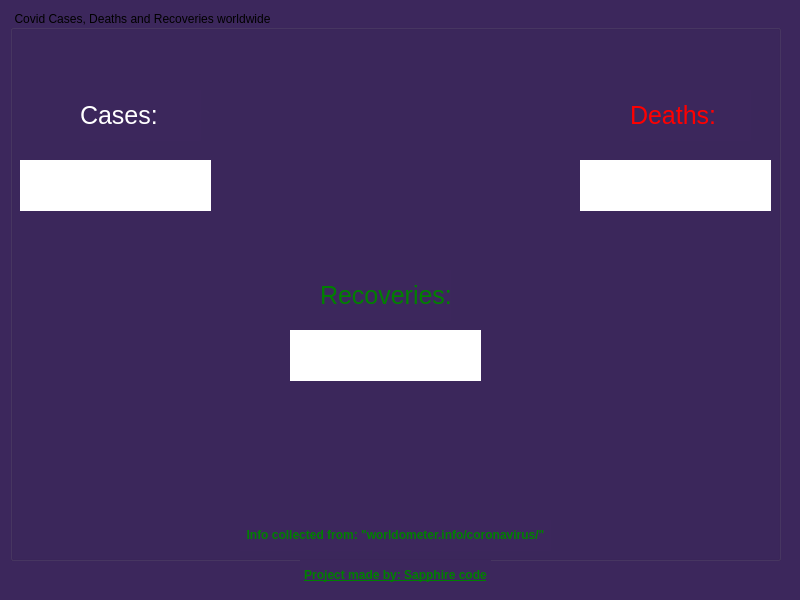
<?xml version="1.0" encoding="UTF-8"?>
<ui version="4.0">
 <class>MainWindow</class>
 <widget class="QMainWindow" name="MainWindow">
  <property name="geometry">
   <rect>
    <x>0</x>
    <y>0</y>
    <width>800</width>
    <height>600</height>
   </rect>
  </property>
  <property name="minimumSize">
   <size>
    <width>800</width>
    <height>600</height>
   </size>
  </property>
  <property name="maximumSize">
   <size>
    <width>800</width>
    <height>600</height>
   </size>
  </property>
  <property name="windowTitle">
   <string>WorldWide Covid-19 Cases</string>
  </property>
  <property name="styleSheet">
   <string notr="true">background-color: #3c275c;</string>
  </property>
  <widget class="QWidget" name="centralwidget">
   <widget class="QGroupBox" name="groupBox">
    <property name="geometry">
     <rect>
      <x>10</x>
      <y>10</y>
      <width>771</width>
      <height>551</height>
     </rect>
    </property>
    <property name="styleSheet">
     <string notr="true">background-color: #3c275c;</string>
    </property>
    <property name="title">
     <string>Covid Cases, Deaths and Recoveries worldwide</string>
    </property>
    <widget class="QLabel" name="label">
     <property name="geometry">
      <rect>
       <x>70</x>
       <y>80</y>
       <width>121</width>
       <height>51</height>
      </rect>
     </property>
     <property name="styleSheet">
      <string notr="true">color: white;
font-size: 25px;
</string>
     </property>
     <property name="text">
      <string>Cases:</string>
     </property>
    </widget>
    <widget class="QLabel" name="label_2">
     <property name="geometry">
      <rect>
       <x>620</x>
       <y>80</y>
       <width>121</width>
       <height>51</height>
      </rect>
     </property>
     <property name="styleSheet">
      <string notr="true">font-size: 25px;
color: red;</string>
     </property>
     <property name="text">
      <string>Deaths:</string>
     </property>
    </widget>
    <widget class="QLabel" name="label_3">
     <property name="geometry">
      <rect>
       <x>310</x>
       <y>260</y>
       <width>131</width>
       <height>51</height>
      </rect>
     </property>
     <property name="styleSheet">
      <string notr="true">color: green;
font-size: 25px;</string>
     </property>
     <property name="text">
      <string>Recoveries:</string>
     </property>
    </widget>
    <widget class="QLabel" name="Cases_lbl">
     <property name="geometry">
      <rect>
       <x>10</x>
       <y>150</y>
       <width>191</width>
       <height>51</height>
      </rect>
     </property>
     <property name="styleSheet">
      <string notr="true">background-color: white;
color: black;
font-size: 30px;
</string>
     </property>
     <property name="text">
      <string/>
     </property>
    </widget>
    <widget class="QLabel" name="Deaths_lbl">
     <property name="geometry">
      <rect>
       <x>570</x>
       <y>150</y>
       <width>191</width>
       <height>51</height>
      </rect>
     </property>
     <property name="styleSheet">
      <string notr="true">color: red;
background-color: white;
font-size: 30px;</string>
     </property>
     <property name="text">
      <string/>
     </property>
    </widget>
    <widget class="QLabel" name="Recoveries_lbl">
     <property name="geometry">
      <rect>
       <x>280</x>
       <y>320</y>
       <width>191</width>
       <height>51</height>
      </rect>
     </property>
     <property name="styleSheet">
      <string notr="true">font-size: 30px;
color: green;
background-color: white;</string>
     </property>
     <property name="text">
      <string/>
     </property>
    </widget>
    <widget class="QLabel" name="Info">
     <property name="geometry">
      <rect>
       <x>230</x>
       <y>510</y>
       <width>311</width>
       <height>31</height>
      </rect>
     </property>
     <property name="styleSheet">
      <string notr="true">color: green;</string>
     </property>
     <property name="text">
      <string>&lt;html&gt;&lt;head/&gt;&lt;body&gt;&lt;p align=&quot;center&quot;&gt;&lt;span style=&quot; font-weight:600;&quot;&gt;Info collected from: &amp;quot;w&lt;/span&gt;&lt;span style=&quot; font-weight:600;&quot;&gt;orldometer.info/coronavirus/&amp;quot;&lt;/span&gt;&lt;/p&gt;&lt;/body&gt;&lt;/html&gt;</string>
     </property>
    </widget>
   </widget>
   <widget class="QLabel" name="Info_2">
    <property name="geometry">
     <rect>
      <x>300</x>
      <y>560</y>
      <width>191</width>
      <height>31</height>
     </rect>
    </property>
    <property name="styleSheet">
     <string notr="true">color: green;</string>
    </property>
    <property name="text">
     <string>&lt;html&gt;&lt;head/&gt;&lt;body&gt;&lt;p align=&quot;center&quot;&gt;&lt;span style=&quot; font-weight:600; text-decoration: underline;&quot;&gt;Project made by: Sapphire code&lt;/span&gt;&lt;/p&gt;&lt;/body&gt;&lt;/html&gt;</string>
    </property>
   </widget>
  </widget>
 </widget>
 <resources/>
 <connections/>
</ui>
